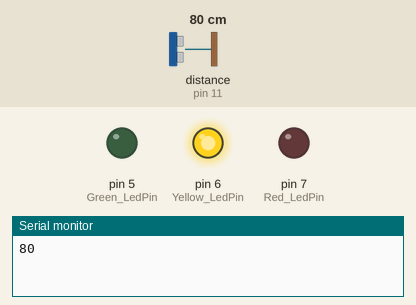
Recording of a sketch running on a simulated Arduino Uno, built with avr-gcc and run on an emulated ATmega328P. Parts: output pins drawn as LEDs (lit = HIGH), the last lines printed to the serial monitor. Wiring (inferred from the names in the program): ultrasonic range finder: trigger pin 12; echo pin 11. The inputs (shaded band) are chosen by the test bench; at power-on: distance to the obstacle (sensor on pin 11) 80 cm. The echo pulse lasts 58.3 µs per cm; pins used as bus, display or sensor lines are not drawn.

Above: at 1.2 s.
1.3 s: distance to the obstacle (sensor on pin 11) set to 44 cm
2.8 s: distance to the obstacle (sensor on pin 11) set to 38 cm
At 4.0 s:
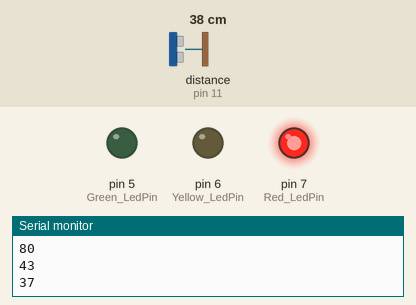
4.3 s: distance to the obstacle (sensor on pin 11) set to 120 cm
At 4.8 s:
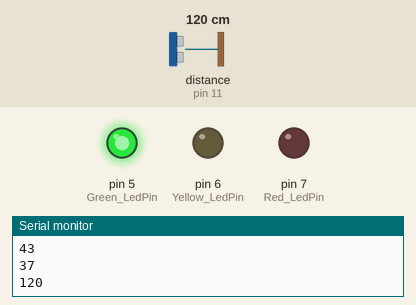
5.9 s: distance to the obstacle (sensor on pin 11) set to 84 cm
7.4 s: distance to the obstacle (sensor on pin 11) set to 77 cm
At 8.3 s:
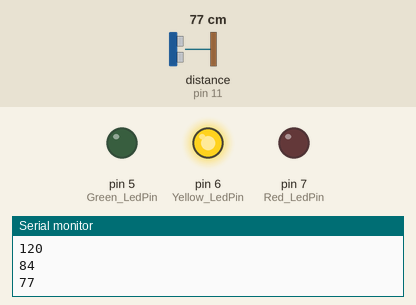
8.9 s: distance to the obstacle (sensor on pin 11) set to 2 cm
At 9.3 s:
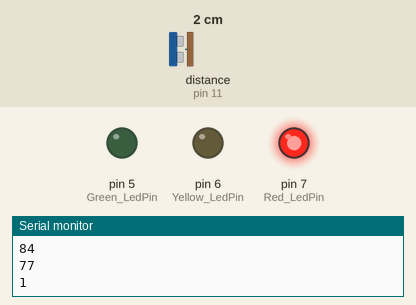
Timing chart, 0 to 11.4 s (numbered marks = the images above; inputs shaded):
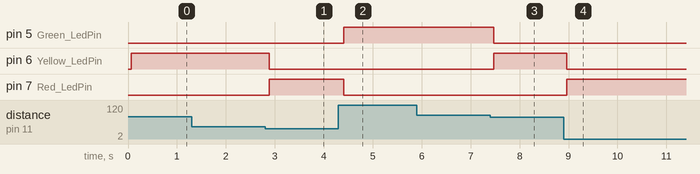

Measured:
- the behaviour switches between 42 and 41 cm on distance to the obstacle (sensor on pin 11) (found by bisection; images 0 and 1)
- the behaviour switches between 81 and 80 cm on distance to the obstacle (sensor on pin 11) (found by bisection; images 2 and 3)
- after the input at 2.8 s, pin 6 (Yellow_LedPin): HIGH → LOW after 0.09 s; pin 7 (Red_LedPin): LOW → HIGH after 0.09 s
- after the input at 4.3 s, pin 5 (Green_LedPin): LOW → HIGH after 0.11 s; pin 7 (Red_LedPin): HIGH → LOW after 0.11 s
- after the input at 7.4 s, pin 5 (Green_LedPin): HIGH → LOW after 0.07 s; pin 6 (Yellow_LedPin): LOW → HIGH after 0.07 s
- after the input at 8.9 s, pin 6 (Yellow_LedPin): HIGH → LOW after 0.07 s; pin 7 (Red_LedPin): LOW → HIGH after 0.07 s

The sketch:

Final_Project_Code_Arduino.ino
```cpp
//Sadeq M. Alkhoori
//Final Project
//June 24th, 2020

//This program transfers data from the "ultrasonic distance measuring sensor" to Processing. LEDs in this program are initialized as OUTPUTS, in which acts to the "ultrasonic distance measuring sensor" Serial Monitor data.

//for the Trig and Echo pins in the "ultrasonic distance measuring sensor"
const int Trigger_Pin = 12;
const int Echo_Pin = 11;

//for the "ultrasonic distance measuring sensor" we will need a "Pulse time", the "Distance" of an object and an "Old Distance" that updates to "Distance" if it is not equal to "Distance"
unsigned long Pulse_Time = 0;
unsigned Distance = 0;
unsigned Old_Distance = 0;

//for the LEDs,
const int Red_LedPin = 7;
const int Yellow_LedPin = 6;
const int Green_LedPin = 5;

void setup()
{

  // initialize the serial communication:
  pinMode (Trigger_Pin, OUTPUT);
  pinMode (Echo_Pin, INPUT);
  Serial.begin(9600);

  //Conisdering the LEDs in the program to be recognized as OUTPUTs
  pinMode(Red_LedPin, OUTPUT);
  pinMode(Yellow_LedPin, OUTPUT);
  pinMode(Green_LedPin, OUTPUT);
}

void loop()
{
  digitalWrite(Trigger_Pin, LOW);
  delayMicroseconds(100);
  digitalWrite(Trigger_Pin, HIGH);
  delayMicroseconds(100);
  digitalWrite(Trigger_Pin, LOW);

  Pulse_Time = pulseIn(Echo_Pin, HIGH);

  //Distance formula in the program for detecting objects within the users' surroundings
  Distance = Pulse_Time / 58;
  delay(10);

//if the Old Distance is not equal to the Distance of an object, procced and update "Old_Distance" to "Distance"
  if (Old_Distance != Distance)
  {

    Serial.println(Distance);

    Old_Distance = Distance;
  }

  delay(50);

  //initializing the role of the RED LED in the program

  if (Distance >= 0 && Distance <= 40)
  {
    digitalWrite(Red_LedPin, HIGH);
    digitalWrite(Yellow_LedPin, LOW);
    digitalWrite(Green_LedPin, LOW);
  }

  //initializing the role of the YELLOW LED in the program

  else if (Distance >= 40 && Distance <= 80)
  {
    digitalWrite(Red_LedPin, LOW);
    digitalWrite(Yellow_LedPin, HIGH);
    digitalWrite(Green_LedPin, LOW);
  }

  //initializing the role of the GREEN LED in the program

  else if (Distance >= 80)
  {
    digitalWrite(Red_LedPin, LOW);
    digitalWrite(Yellow_LedPin, LOW);
    digitalWrite(Green_LedPin, HIGH);
  }
}
```
